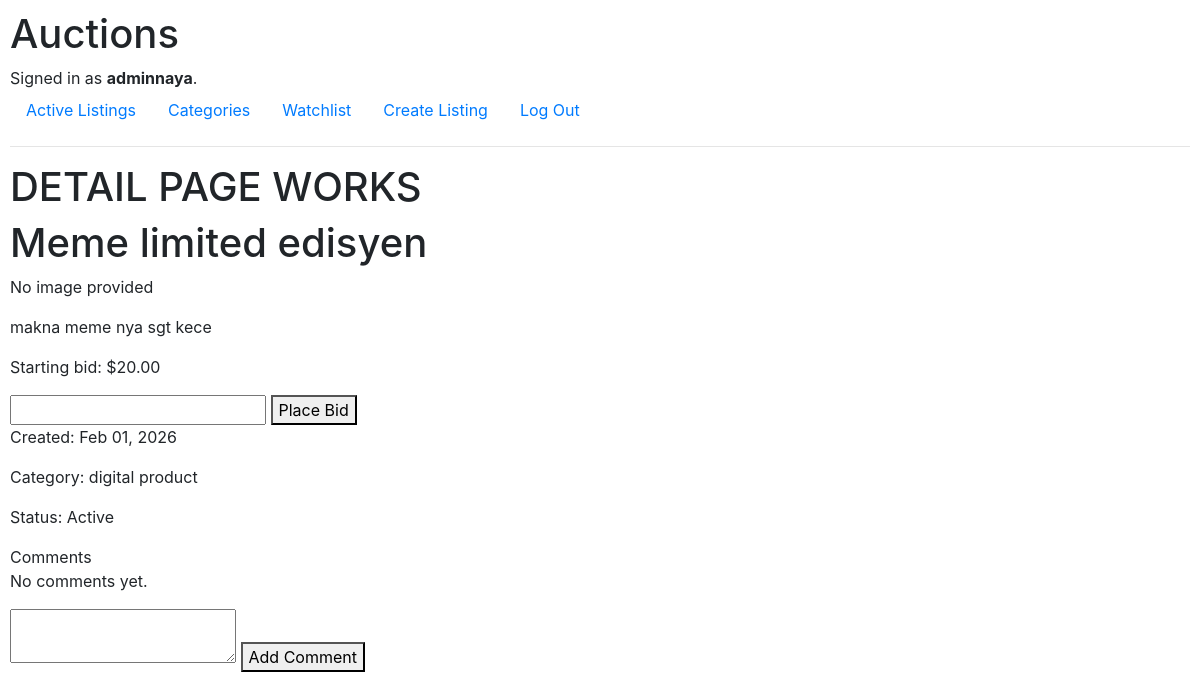
Page /listings/7/ (signed in) on the committed database.
### auctions/models.py (models this page shows, shortened)
class User(AbstractUser):
    pass

class AuctionList(models.Model):
    owner = models.ForeignKey(
        User, on_delete = models.CASCADE, related_name="listings"
    )
    title = models.CharField(max_length=120)
    description = models.TextField()
    starting_bid = models.DecimalField(
        max_digits=10, decimal_places=2
    )
    image = models.ImageField(    # or URL field
       upload_to ="images/", blank = True, null = True
    )
    category = models.ForeignKey(
        Category, on_delete=models.SET_NULL, related_name="listings",  blank = True, null = True
    )
    date_posted = models.DateTimeField(auto_now_add=True)
    is_active = models.BooleanField(default=True)
    winner = models.ForeignKey(
        User, on_delete = models.SET_NULL,  blank = True, null = True, related_name ="won_auction"
    )
    watchlist = models.ManyToManyField(
        User, blank = True, related_name = "watchlist"
    )

class Category(models.Model):
    name = models.CharField(
        max_length=64, unique=True
    )

### auctions/views.py (the view, shortened to what this page needs)
# urls.py: path("listings/<int:listing_id>/", views.listing_detail, name="listing_detail"),
def listing_detail(request, listing_id):
    listing = AuctionList.objects.get(id=listing_id)
    bids = listing.bids.order_by("-amount")
    comments = listing.comments.order_by("-timestamp")
    highest_bid = bids.first()
    if highest_bid:
        current_price = highest_bid.amount
    else:
        current_price = listing.starting_bid
    is_owner = False
    is_watching = False
    is_winner = False
    if request.user.is_authenticated:
        is_owner = request.user == listing.owner
        is_watching = listing.watchlist.filter(id=request.user.id).exists()
        is_winner = (
            not listing.is_active
            and listing.winner == request.user
        )
    error_message = None
    return render(request, "auctions/listing_detail.html", {
        "listing": listing,
        "current_price": current_price,
        "bids": bids,
        "comments": comments,
        "is_owner": is_owner,
        "is_watching": is_watching,
        "is_winner": is_winner,
        "error": error_message,
    })

### auctions/templates/auctions/listing_detail.html (shortened to what this page needs)
{% extends "auctions/layout.html" %}
{% block body %}
<h1>DETAIL PAGE WORKS</h1>
<h1>{{ listing.title }}</h1>
{% if listing.image %}
  <img src="{{ listing.image.url }}" width="300">
{% else %}
    <p>No image provided</p>
{% endif %}
<p>{{ listing.description }}</p>
<p>Starting bid: ${{ listing.starting_bid }}</p>
{% if user.is_authenticated and listing.is_active and user != listing.owner %}
  <form method="post">
    <input type="number" step="0.01" name="bid" required>
    <button type="submit">Place Bid</button>
  </form>
{% endif %}
<p>Created: {{ listing.date_posted|date:"M d, Y" }}</p>
{% if listing.category %}
  <p>Category: {{ listing.category.name }}</p>
{% endif %}
<p>Status: {{ listing.is_active|yesno:"Active,Closed" }}</p
<h3>Comments</h3>
{% for comment in listing.comments.all %}
  <p>
    <strong>{{ comment.user.username }}</strong><br>
    {{ comment.text }}<br>
    <small>{{ comment.created_at|date:"M d, Y H:i" }}</small>
  </p>
{% empty %}
  <p>No comments yet.</p>
{% endfor %}
{% if user.is_authenticated %}
  <form method="post">
    <textarea name="comment" required></textarea>
    <button type="submit">Add Comment</button>
  </form>
{% endif %}
{% endblock %}

### auctions/templates/auctions/layout.html (shortened to what this page needs)
{% load static %}
<!DOCTYPE html>
<html lang="en">
    <head>
        <link rel="stylesheet" href="https://stackpath.bootstrapcdn.com/bootstrap/4.4.1/css/bootstrap.min.css">
        <link href="{% static 'auctions/styles.css' %}" rel="stylesheet">
    </head>
    <body>
        <h1>Auctions</h1>
        <div>
            {% if user.is_authenticated %}
                Signed in as <strong>{{ user.username }}</strong>.
            {% else %}
                Not signed in.
            {% endif %}
        </div>
        <ul class="nav">
            <li class="nav-item">
                <a class="nav-link" href="{% url 'index' %}">Active Listings</a>
            </li>
            <li class="nav-item">
                <a class="nav-link" href="{% url 'index' %}">Categories</a>
            </li>
            <li class="nav-item">
                <a class="nav-link" href="{% url 'index' %}">Watchlist</a>
            </li>
            <li class="nav-item">
                <a class="nav-link" href="{% url 'create_listing' %}">Create Listing</a>
            </li>
            {% if user.is_authenticated %}
                <li class="nav-item">
                    <a class="nav-link" href="{% url 'logout' %}">Log Out</a>
                </li>
            {% endif %}
        </ul>
        <hr>
        {% block body %}
        {% endblock %}
    </body>
</html>

### auctions/static/auctions/styles.css (style rules this page uses)
body { padding: 10px; }

### rows in the picture
User: username "adminnaya"
AuctionList: title "Meme limited edisyen", description "makna meme nya sgt kece", starting_bid "20.00", date_posted "Feb 01, 2026", category.name "digital product", is_active "Active"
